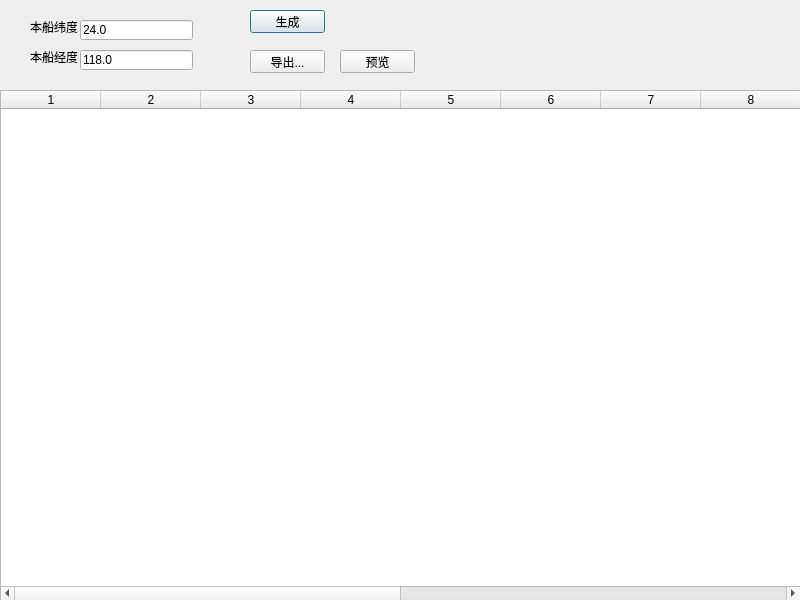
<?xml version="1.0" encoding="UTF-8"?>
<ui version="4.0">
 <class>Dialog</class>
 <widget class="QDialog" name="Dialog">
  <property name="geometry">
   <rect>
    <x>0</x>
    <y>0</y>
    <width>800</width>
    <height>600</height>
   </rect>
  </property>
  <property name="windowTitle">
   <string>自动避碰生成</string>
  </property>
  <property name="modal">
   <bool>false</bool>
  </property>
  <widget class="QLabel" name="label">
   <property name="geometry">
    <rect>
     <x>30</x>
     <y>20</y>
     <width>47</width>
     <height>13</height>
    </rect>
   </property>
   <property name="text">
    <string>本船纬度</string>
   </property>
  </widget>
  <widget class="QLabel" name="label_2">
   <property name="geometry">
    <rect>
     <x>30</x>
     <y>50</y>
     <width>47</width>
     <height>13</height>
    </rect>
   </property>
   <property name="text">
    <string>本船经度</string>
   </property>
  </widget>
  <widget class="QLineEdit" name="lineEditOLat">
   <property name="geometry">
    <rect>
     <x>80</x>
     <y>20</y>
     <width>113</width>
     <height>20</height>
    </rect>
   </property>
   <property name="text">
    <string>24.0</string>
   </property>
  </widget>
  <widget class="QLineEdit" name="lineEditOLon">
   <property name="geometry">
    <rect>
     <x>80</x>
     <y>50</y>
     <width>113</width>
     <height>20</height>
    </rect>
   </property>
   <property name="text">
    <string>118.0</string>
   </property>
  </widget>
  <widget class="QTableWidget" name="tableWidgetData">
   <property name="geometry">
    <rect>
     <x>0</x>
     <y>90</y>
     <width>801</width>
     <height>511</height>
    </rect>
   </property>
   <property name="columnCount">
    <number>14</number>
   </property>
   <column/>
   <column/>
   <column/>
   <column/>
   <column/>
   <column/>
   <column/>
   <column/>
   <column/>
   <column/>
   <column/>
   <column/>
   <column/>
   <column/>
  </widget>
  <widget class="QPushButton" name="pushButtonGen">
   <property name="geometry">
    <rect>
     <x>250</x>
     <y>10</y>
     <width>75</width>
     <height>23</height>
    </rect>
   </property>
   <property name="text">
    <string>生成</string>
   </property>
  </widget>
  <widget class="QPushButton" name="pushButtonExport">
   <property name="geometry">
    <rect>
     <x>250</x>
     <y>50</y>
     <width>75</width>
     <height>23</height>
    </rect>
   </property>
   <property name="text">
    <string>导出...</string>
   </property>
  </widget>
  <widget class="QPushButton" name="pushButtonView">
   <property name="geometry">
    <rect>
     <x>340</x>
     <y>50</y>
     <width>75</width>
     <height>23</height>
    </rect>
   </property>
   <property name="text">
    <string>预览</string>
   </property>
  </widget>
 </widget>
 <resources/>
 <connections/>
</ui>
